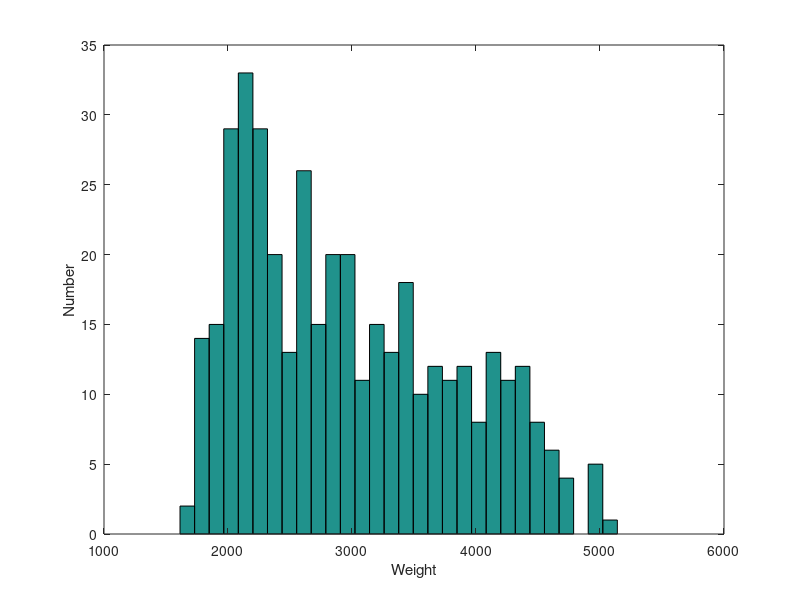

MATLAB code for this plot: (Note: this script raises an error after producing the figure.)
% DItutorial3a.m
% Calculating descriptive statistics

% Dataset: carbig.mat: Measurements of cars, 1970-1982
load carbig; 
whos

% Centrality: mean, median, mode
figure
hist(Weight,30)
xlabel('Weight')
ylabel('Number')

Wmean = mean(Weight)
Wmedian = median(Weight)
Wmode = mode(Weight)



% Variability, standard deviation and variance; 
Wstd = std(Weight)
Wvar = var(Weight)



% Ranking and ordering data: sort, prctile
Wsort = sort(Weight)
Wsort = sort(Weight,'descend')
p = [25 50 75];
Wp = prctile(Weight,p)


% Statistics from imperfect data: NaN, nansum, nanmean, nanstd
MPGmean = mean(MPG)
MPGmean = nanmean(MPG)
MPGstd = nanstd(MPG)

% printing output
fprintf(1,'Average weight = %f\n',Wmean);
fprintf(1,'Average weight = %6.2f\n',Wmean);
string = sprintf('Average weight = %6.2f',Wmean);
disp(string)

% Output statistical summary tables
Org = cellstr(Origin);
UniOrg = {'USA','Japan','Germany'};
M = length(UniOrg);
X = [Weight MPG Acceleration Horsepower];
for i=1:M
    ind = find(strcmp(Org,UniOrg(i))==1)
    Table(i,:) = nanmean(X(ind,:));
end
    
% output table of results
Colnames = {'Weight','MPG','Acceleration','Horsepower'};
Rownames = UniOrg;
Blotter = dataset([{round(Table)},Colnames],'obsnames',Rownames);
disp(Blotter);


